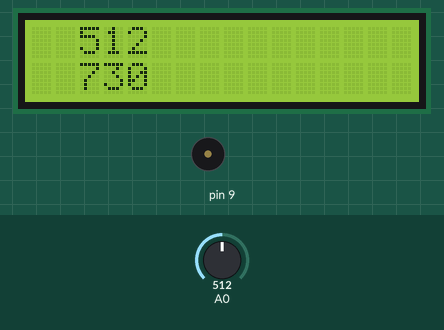
Bench run of a sketch on a simulated Arduino Uno, built with avr-gcc and run on an emulated ATmega328P. Shown: 16×2 character LCD, buzzer (waves = sounding). Inputs (shaded band) come from the test bench; at power-on: A0 = 512.

Above: at 0.88 s.
1.3 s: A0 set to 716
At 1.65 s:
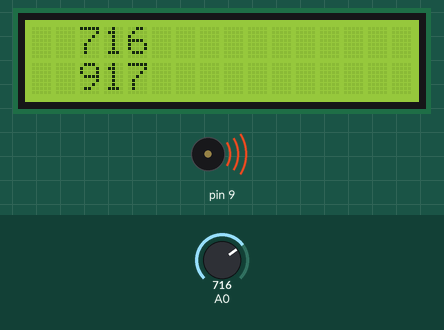
4.3 s: A0 set to 900
At 4.97 s:
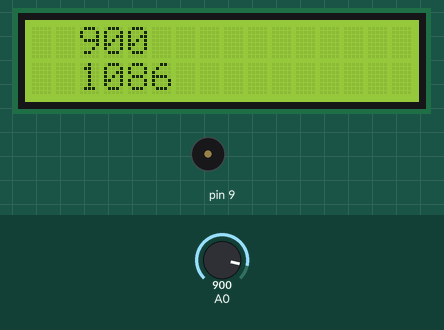
6.1 s: A0 set to 1023
At 6.5 s:
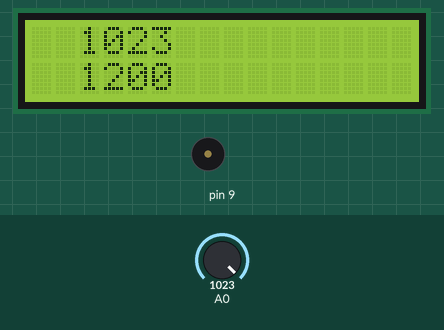
Timing chart, 0 to 13.7 s (numbered marks = the images above; inputs shaded):
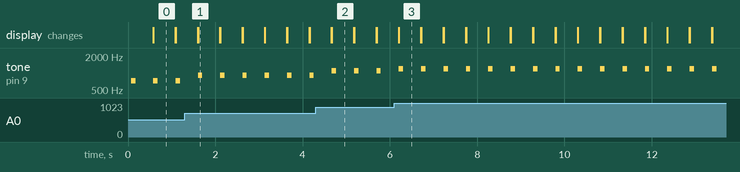

The sketch:

notas_luminicas.ino
```cpp
#include <Wire.h>
#include <LiquidCrystal_I2C.h>
LiquidCrystal_I2C lcd(0x27, 16, 2);

void setup() {
  lcd.init();
  lcd.backlight();
}

void loop() {
  int nota = map(analogRead(A0),0,1023,260,1200);
  lcd.setCursor(2,0);
  lcd.print(analogRead(A0));
  lcd.setCursor(2,1);
  lcd.print(nota);
  tone(9, nota, 100);
  delay(500);
  lcd.clear();
  noTone(9);
}
```

Measured:
- after the input at 1.3 s, the display: first differs from a run without the input after 0.30 s (image 1)
- after the input at 4.3 s, the display: first differs from a run without the input after 0.37 s (image 2)
- after the input at 6.1 s, the display: first differs from a run without the input after 0.11 s (image 3)
- by itself, tone on pin 9: alternates 1200 Hz for 0.10 s and silent for 0.41 s
- what the display in image 0 shows lasts 0.5 s, from 0.6 s to 1.1 s
